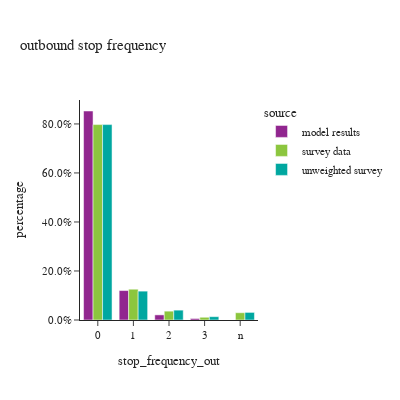
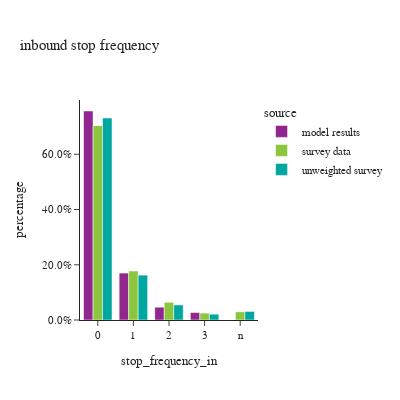

The notebook cell saved with these charts, in order:
### Code cell
#| layout-ncol: 2
df_plot = tour_data.groupby(['source','stop_frequency_out'])['tour_weight'].sum().reset_index()
df_plot['percentage'] = df_plot.groupby(['source'], group_keys=False)['tour_weight']. \
    apply(lambda x: x / float(x.sum()))

fig = px.bar(df_plot, x="stop_frequency_out", y="percentage", color="source",barmode="group",
             title="outbound stop frequency")
fig.for_each_annotation(lambda a: a.update(text = a.text.split("=")[-1]))
fig.update_layout(height=400, width=400, yaxis=dict(tickformat=".1%"))
fig.show()

df_plot = tour_data.groupby(['source','stop_frequency_in'])['tour_weight'].sum().reset_index()
df_plot['percentage'] = df_plot.groupby(['source'], group_keys=False)['tour_weight']. \
    apply(lambda x: x / float(x.sum()))

fig = px.bar(df_plot, x="stop_frequency_in", y="percentage", color="source",barmode="group",
             title="inbound stop frequency")
fig.for_each_annotation(lambda a: a.update(text = a.text.split("=")[-1]))
fig.update_layout(height=400, width=400, yaxis=dict(tickformat=".1%"))
fig.show()

### Figure 1 — Plotly figure (JSON) as saved in the notebook; plotly's stock layout.template omitted (floating-point values rounded to 4 significant figures)
{"data": [{"alignmentgroup": "True", "hovertemplate": "source=model results<br>stop_frequency_out=%{x}<br>percentage=%{y}<extra></extra>", "legendgroup": "model results", "marker": {"color": "#91268F", "pattern": {"shape": ""}}, "name": "model results", "offsetgroup": "model results", "orientation": "v", "showlegend": true, "textposition": "auto", "type": "bar", "x": ["0", "1", "2", "3"], "xaxis": "x", "y": [0.8528, 0.1202, 0.02088, 0.006179], "yaxis": "y"}, {"alignmentgroup": "True", "hovertemplate": "source=survey data<br>stop_frequency_out=%{x}<br>percentage=%{y}<extra></extra>", "legendgroup": "survey data", "marker": {"color": "#8CC63E", "pattern": {"shape": ""}}, "name": "survey data", "offsetgroup": "survey data", "orientation": "v", "showlegend": true, "textposition": "auto", "type": "bar", "x": ["0", "1", "2", "3", "n"], "xaxis": "x", "y": [0.7974, 0.1256, 0.0361, 0.0112, 0.0297], "yaxis": "y"}, {"alignmentgroup": "True", "hovertemplate": "source=unweighted survey<br>stop_frequency_out=%{x}<br>percentage=%{y}<extra></extra>", "legendgroup": "unweighted survey", "marker": {"color": "#00A7A0", "pattern": {"shape": ""}}, "name": "unweighted survey", "offsetgroup": "unweighted survey", "orientation": "v", "showlegend": true, "textposition": "auto", "type": "bar", "x": ["0", "1", "2", "3", "n"], "xaxis": "x", "y": [0.7973, 0.1178, 0.04026, 0.01359, 0.03102], "yaxis": "y"}], "layout": {"barmode": "group", "height": 400, "legend": {"title": {"text": "source"}, "tracegroupgap": 0}, "title": {"text": "outbound stop frequency"}, "width": 400, "xaxis": {"anchor": "y", "domain": [0.0, 1.0], "title": {"text": "stop_frequency_out"}}, "yaxis": {"anchor": "x", "domain": [0.0, 1.0], "tickformat": ".1%", "title": {"text": "percentage"}}}}

### Figure 2 — Plotly figure (JSON) as saved in the notebook; plotly's stock layout.template omitted (floating-point values rounded to 4 significant figures)
{"data": [{"alignmentgroup": "True", "hovertemplate": "source=model results<br>stop_frequency_in=%{x}<br>percentage=%{y}<extra></extra>", "legendgroup": "model results", "marker": {"color": "#91268F", "pattern": {"shape": ""}}, "name": "model results", "offsetgroup": "model results", "orientation": "v", "showlegend": true, "textposition": "auto", "type": "bar", "x": ["0", "1", "2", "3"], "xaxis": "x", "y": [0.7567, 0.1699, 0.04637, 0.02707], "yaxis": "y"}, {"alignmentgroup": "True", "hovertemplate": "source=survey data<br>stop_frequency_in=%{x}<br>percentage=%{y}<extra></extra>", "legendgroup": "survey data", "marker": {"color": "#8CC63E", "pattern": {"shape": ""}}, "name": "survey data", "offsetgroup": "survey data", "orientation": "v", "showlegend": true, "textposition": "auto", "type": "bar", "x": ["0", "1", "2", "3", "n"], "xaxis": "x", "y": [0.7037, 0.1775, 0.06413, 0.02495, 0.0297], "yaxis": "y"}, {"alignmentgroup": "True", "hovertemplate": "source=unweighted survey<br>stop_frequency_in=%{x}<br>percentage=%{y}<extra></extra>", "legendgroup": "unweighted survey", "marker": {"color": "#00A7A0", "pattern": {"shape": ""}}, "name": "unweighted survey", "offsetgroup": "unweighted survey", "orientation": "v", "showlegend": true, "textposition": "auto", "type": "bar", "x": ["0", "1", "2", "3", "n"], "xaxis": "x", "y": [0.7312, 0.1624, 0.05446, 0.02091, 0.03102], "yaxis": "y"}], "layout": {"barmode": "group", "height": 400, "legend": {"title": {"text": "source"}, "tracegroupgap": 0}, "title": {"text": "inbound stop frequency"}, "width": 400, "xaxis": {"anchor": "y", "domain": [0.0, 1.0], "title": {"text": "stop_frequency_in"}}, "yaxis": {"anchor": "x", "domain": [0.0, 1.0], "tickformat": ".1%", "title": {"text": "percentage"}}}}
